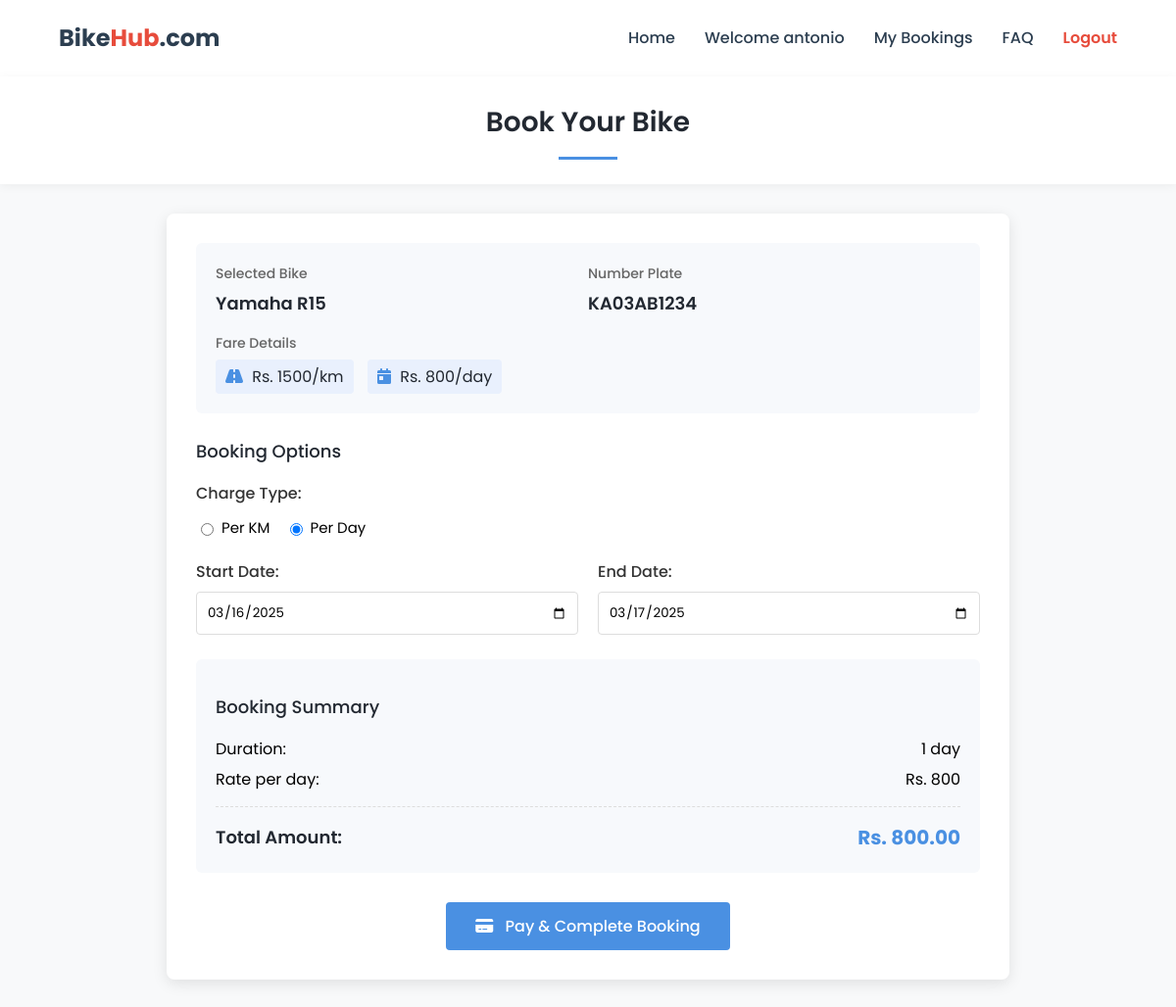
The app's page /booking.php?id=1 (signed in) with its own data.
### tables this page shows
CREATE TABLE IF NOT EXISTS `bikes` (
`bike_id` int(20) NOT NULL,
  `bike_name` varchar(50) NOT NULL,
  `bike_nameplate` varchar(50) NOT NULL,
  `bike_img` varchar(50) DEFAULT 'NA',
  `price` float NOT NULL,
  `price_per_day` float NOT NULL,
  `bike_availability` varchar(10) NOT NULL
);

### booking.php (the view, shortened to what this page needs)
<!DOCTYPE html>
<html lang="en">
<?php
include('session_customer.php');
$today = date("Y-m-d");
?>
<head>
    <link rel="stylesheet" href="https://cdnjs.cloudflare.com/ajax/libs/font-awesome/6.0.0/css/all.min.css">
</head>
<?php include 'header.php' ?>
<body style="font-family: 'Poppins', sans-serif; background-color: #f8f9fa; margin: 0; padding: 0; line-height: 1.6;">
    <div style="background-color: #fff; padding: 25px 0; box-shadow: 0 2px 10px rgba(0,0,0,0.05); margin-bottom: 30px; text-align: center;">
        <h1 style="font-size: 28px; font-weight: 600; color: #222831; position: relative; padding-bottom: 15px; display: inline-block; margin: 0;">
            Book Your Bike
            <span style="content: ''; position: absolute; bottom: 0; left: 50%; transform: translateX(-50%); width: 60px; height: 3px; background-color: #4a90e2; display: block;"></span>
        </h1>
    </div>
    <div style="max-width: 800px; margin: 0 auto; background-color: #fff; border-radius: 8px; box-shadow: 0 4px 15px rgba(0,0,0,0.1); padding: 30px; margin-bottom: 40px;">
        <form id="bookingForm" action="bookingconfirm.php" method="POST" style="width: 100%;">
            <?php
            $bike_id = $_GET["id"];
            $sql1 = "SELECT * FROM bikes WHERE bike_id = '$bike_id'";
            $result1 = mysqli_query($conn, $sql1);
            if (mysqli_num_rows($result1)) {
                while ($row1 = mysqli_fetch_assoc($result1)) {
                    $bike_name = $row1["bike_name"];
                    $bike_nameplate = $row1["bike_nameplate"];
                    $price = $row1["price"];
                    $price_per_day = $row1["price_per_day"];
                }
            }
            ?>
            <div style="margin-bottom: 25px; background-color: #f7f9fc; border-radius: 6px; padding: 20px;">
                <div style="display: flex; justify-content: space-between; flex-wrap: wrap; margin-bottom: 10px;">
                    <div style="flex: 1;">
                        <h3 style="margin: 0 0 5px 0; color: #666; font-size: 14px; font-weight: 500;">Selected Bike</h3>
                        <p style="margin: 0; font-size: 18px; font-weight: 600; color: #222831;"><?php echo ($bike_name); ?></p>
                    </div>
                    <div style="flex: 1;">
                        <h3 style="margin: 0 0 5px 0; color: #666; font-size: 14px; font-weight: 500;">Number Plate</h3>
                        <p style="margin: 0; font-size: 18px; font-weight: 600; color: #222831;"><?php echo ($bike_nameplate); ?></p>
                    </div>
                </div>
                <div style="margin-top: 15px;">
                    <h3 style="margin: 0 0 5px 0; color: #666; font-size: 14px; font-weight: 500;">Fare Details</h3>
                    <p style="margin: 0; font-size: 16px; color: #222831;">
                        <span style="background-color: #e9f0fd; padding: 5px 10px; border-radius: 4px; display: inline-block; margin-right: 10px;">
                            <i class="fas fa-road" style="margin-right: 5px; color: #4a90e2;"></i> Rs. <?php echo $price; ?>/km
                        </span>
                        <span style="background-color: #e9f0fd; padding: 5px 10px; border-radius: 4px; display: inline-block;">
                            <i class="fas fa-calendar-day" style="margin-right: 5px; color: #4a90e2;"></i> Rs. <?php echo $price_per_day; ?>/day
                        </span>
                    </p>
                </div>
            </div>
            <div style="margin-bottom: 25px;">
                <h2 style="font-size: 18px; color: #222831; margin-bottom: 15px; font-weight: 500;">Booking Options</h2>
                <div style="margin-bottom: 20px;">
                    <label style="display: block; margin-bottom: 10px; font-weight: 500; color: #333;">Charge Type:</label>
                    <div style="display: flex; gap: 15px;">
                        <label style="display: flex; align-items: center; cursor: pointer;">
                            <input type="radio" name="radio1" value="km" onclick="showDistanceInput(); calculateTotal();" style="margin-right: 8px;">
                            <span style="font-size: 15px;">Per KM</span>
                        </label>
                        <label style="display: flex; align-items: center; cursor: pointer;">
                            <input type="radio" name="radio1" value="days" onclick="showDateInputs(); calculateTotal();" checked="checked" style="margin-right: 8px;">
                            <span style="font-size: 15px;">Per Day</span>
                        </label>
                    </div>
                </div>
                <div id="dateInputs" style="margin-bottom: 20px;">
                    <div style="display: flex; flex-wrap: wrap; gap: 20px;">
                        <div style="flex: 1; min-width: 200px;">
                            <label style="display: block; margin-bottom: 8px; font-weight: 500; color: #333;">Start Date:</label>
                            <input type="date" name="rent_start_date" id="rent_start_date" min="<?php echo ($today); ?>" required onchange="calculateTotal();" style="width: 100%; padding: 10px; border: 1px solid #ddd; border-radius: 4px; font-family: 'Poppins', sans-serif; box-sizing: border-box;">
                        </div>
                        <div style="flex: 1; min-width: 200px;">
                            <label style="display: block; margin-bottom: 8px; font-weight: 500; color: #333;">End Date:</label>
                            <input type="date" name="rent_end_date" id="rent_end_date" min="<?php echo date('Y-m-d', strtotime($today . ' + 1 day')); ?>" required onchange="calculateTotal();" style="width: 100%; padding: 10px; border: 1px solid #ddd; border-radius: 4px; font-family: 'Poppins', sans-serif; box-sizing: border-box;">
                        </div>
                    </div>
                </div>
            </div>
            <div style="margin-bottom: 25px; background-color: #f7f9fc; border-radius: 6px; padding: 20px;">
                <h2 style="font-size: 18px; color: #222831; margin-bottom: 15px; font-weight: 500;">Booking Summary</h2>
                <div id="calculationDetails" style="margin-bottom: 15px;">
                </div>
                <div style="border-top: 1px dashed #ddd; padding-top: 15px; margin-top: 15px;">
                    <div style="display: flex; justify-content: space-between; align-items: center;">
                        <span style="font-size: 18px; font-weight: 600; color: #222831;">Total Amount:</span>
                        <span id="totalAmount" style="font-size: 20px; font-weight: 700; color: #4a90e2;">Rs. 0</span>
                    </div>
                </div>
            </div>
            <div style="text-align: center; margin-top: 30px;">
                <button type="button" id="payButton" onclick="makePayment()" style="background-color: #4a90e2; color: white; border: none; padding: 12px 30px; font-size: 16px; font-weight: 500; border-radius: 4px; cursor: pointer; transition: all 0.3s ease; font-family: 'Poppins', sans-serif;">
                    <i class="fas fa-credit-card" style="margin-right: 8px;"></i>
                    Pay & Complete Booking
                </button>
            </div>
        </form>
    </div>
</body>
</html>

### records on screen
bikes: bike_name "Yamaha R15", bike_nameplate "KA03AB1234", price "1500", price_per_day "800"

### other values on screen
$_SESSION['login_customer'] "antonio"
